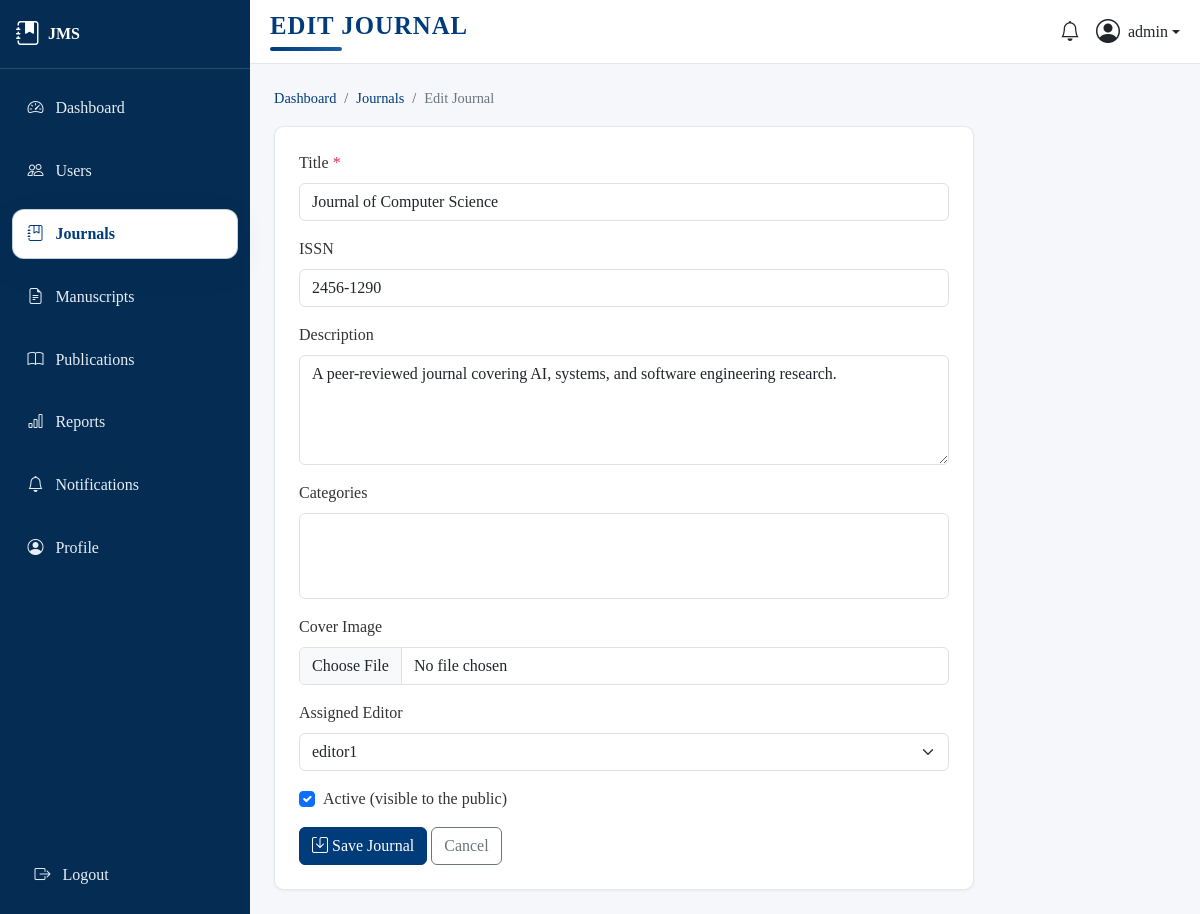
The page /journal/manage/journals/1/edit/ (signed in) on the database its author committed.
### journal/models.py (models this page shows, shortened)
class Journal(models.Model):
    title = models.CharField(max_length=255, unique=True)
    issn = models.CharField('ISSN', max_length=20, blank=True)
    description = models.TextField(blank=True)
    cover_image = models.ImageField(
        upload_to='covers/', blank=True, null=True, validators=[validate_cover_image]
    )
    editor = models.ForeignKey(
        User, on_delete=models.SET_NULL, null=True, blank=True,
        limit_choices_to={'profile__role': 'editor'},
        related_name='journals_edited',
        help_text='Assigned Editor responsible for this journal',
    )
    is_active = models.BooleanField(default=True)
    created_at = models.DateTimeField(auto_now_add=True)
    categories = models.ManyToManyField('JournalCategory', blank=True, related_name='journals')
    class Meta:
        ordering = ['title']

### journal/views.py (the view)
# urls.py: path('manage/journals/<int:pk>/edit/', views.journal_update, name='journal_update'),
@user_passes_test(is_admin, login_url='core:dashboard')
def journal_update(request, pk):
    journal = get_object_or_404(Journal, pk=pk)
    if request.method == 'POST':
        form = JournalForm(request.POST, request.FILES, instance=journal)
        if form.is_valid():
            form.save()
            messages.success(request, 'Journal updated successfully.')
            return redirect('journal:journal_manage_list')
    else:
        form = JournalForm(instance=journal)
    return render(request, 'journal/journal_form.html', {'form': form, 'title': 'Edit Journal'})

### journal/forms.py
class JournalForm(forms.ModelForm):
    class Meta:
        model = Journal
        fields = ['title', 'issn', 'description', 'cover_image', 'editor', 'is_active', 'categories']
        widgets = {
            'title': forms.TextInput(attrs={'class': 'form-control'}),
            'issn': forms.TextInput(attrs={'class': 'form-control', 'placeholder': 'e.g. 2456-1290'}),
            'description': forms.Textarea(attrs={'class': 'form-control', 'rows': 4}),
            'cover_image': forms.ClearableFileInput(attrs={'class': 'form-control'}),
            'editor': forms.Select(attrs={'class': 'form-select'}),
            'categories': forms.SelectMultiple(attrs={'class': 'form-select', 'multiple': True}),
            'is_active': forms.CheckboxInput(attrs={'class': 'form-check-input'}),
        }

### core/context_processors.py (called while the page is built)
def sidebar_context(request):
    role = None
    unread_notifications = 0
    if request.user.is_authenticated and hasattr(request.user, 'profile'):
        role = request.user.profile.role
        unread_notifications = request.user.notifications.filter(is_read=False).count()
    return {
        'current_role': role,
        'unread_notifications': unread_notifications,
    }

### journal/views.py (called while the page is built)
def _role(user):
    return getattr(getattr(user, 'profile', None), 'role', None)

def is_admin(user):
    return user.is_authenticated and _role(user) == Profile.ROLE_ADMIN

### templates/journal/journal_form.html (shortened to what this page needs)
{% extends 'base.html' %}
{% block page_title %}{{ title }}{% endblock %}
{% block breadcrumbs %}
<nav aria-label="breadcrumb">
  <ol class="breadcrumb jms-breadcrumb">
    <li class="breadcrumb-item"><a href="{% url 'core:dashboard' %}">Dashboard</a></li>
    <li class="breadcrumb-item"><a href="{% url 'journal:journal_manage_list' %}">Journals</a></li>
    <li class="breadcrumb-item active" aria-current="page">{{ title }}</li>
  </ol>
</nav>
{% endblock %}
{% block content %}
<div class="jms-card p-4" style="max-width:700px;">
  <form method="post" enctype="multipart/form-data" novalidate>
    <div class="mb-3">
      <label class="form-label">Title <span class="text-danger">*</span></label>
      {{ form.title }}
    </div>
    <div class="mb-3">
      <label class="form-label">ISSN</label>
      {{ form.issn }}
    </div>
    <div class="mb-3">
      <label class="form-label">Description</label>
      {{ form.description }}
    </div>
    <div class="mb-3">
      <label class="form-label">Categories</label>
      {{ form.categories }}
    </div>
    <div class="mb-3">
      <label class="form-label">Cover Image</label>
      {{ form.cover_image }}
    </div>
    <div class="mb-3">
      <label class="form-label">Assigned Editor</label>
      {{ form.editor }}
    </div>
    <div class="form-check mb-3">
      {{ form.is_active }}
      <label class="form-check-label">Active (visible to the public)</label>
    </div>
    <button type="submit" class="btn btn-primary"><i class="bi bi-save"></i> Save Journal</button>
    <a href="{% url 'journal:journal_manage_list' %}" class="btn btn-outline-secondary">Cancel</a>
  </form>
</div>
{% endblock %}

### templates/base.html (shortened to what this page needs)
{% load static %}
<!DOCTYPE html>
<html lang="en">
<head>
  <link href="https://cdn.jsdelivr.net/npm/bootstrap@5.3.3/dist/css/bootstrap.min.css" rel="stylesheet">
  <link rel="stylesheet" href="https://cdn.jsdelivr.net/npm/bootstrap-icons@1.11.3/font/bootstrap-icons.css">
  <link rel="stylesheet" href="{% static 'css/custom.css' %}">
</head>
<body class="d-flex flex-column min-vh-100">
{% if user.is_authenticated %}
  <div class="d-flex flex-grow-1">
    {% include 'includes/sidebar.html' %}
    <div class="flex-grow-1 d-flex flex-column" style="min-width: 0;">
      <header class="jms-topbar d-flex justify-content-between align-items-center">
        <div class="d-flex align-items-center">
          <h5 class="mb-0 fw-bold dashboard-heading">
            {% block page_title %}{{ page_title|default:"Dashboard" }}{% endblock %}
          </h5>
        </div>
        <div class="d-flex align-items-center gap-3">
          <a href="{% url 'core:notifications' %}" class="position-relative text-dark text-decoration-none" title="Notifications">
            <i class="bi bi-bell fs-5"></i>
          </a>
          <div class="dropdown">
            <a class="d-flex align-items-center text-dark text-decoration-none dropdown-toggle" href="#" role="button" data-bs-toggle="dropdown">
              {% if user.profile.photo %}
                <img src="{{ user.profile.photo.url }}" class="rounded-circle me-2" width="32" height="32" style="object-fit:cover;">
              {% else %}
                <i class="bi bi-person-circle fs-4 me-2"></i>
              {% endif %}
              <span class="d-none d-md-inline">{{ user.get_full_name|default:user.username }}</span>
            </a>
          </div>
        </div>
      </header>
      <main class="p-3 p-md-4 flex-grow-1">
{% endif %}
        {% block breadcrumbs %}{% endblock %}
        {% block content %}{% endblock %}
{% if user.is_authenticated %}
      </main>
    </div>
  </div>
{% else %}
  </main>
  {% include 'includes/footer.html' with show_logout=True %}
{% endif %}
</body>
</html>

### static/css/custom.css (style rules this page uses)
:root { --jms-primary: #003B7A; --jms-primary-light: #1a5fa3; --jms-sidebar-bg: #052c52; --jms-sidebar-hover: #0a4e8f; --jms-bg: #f5f7fa; --jms-card-bg: #ffffff; --jms-text: #333333; --jms-border-radius: 0.6rem; }
body { background-color: var(--jms-bg); color: var(--jms-text); font-family: Georgia, 'Times New Roman', Times, serif; min-height: 100vh; display: flex; flex-direction: column; }
body > .d-flex, body > .container, body > main { width: 100%; }
.jms-topbar { background-color: #ffffff; border-bottom: 1px solid #e3e8ee; padding: 0.75rem 1.25rem; }
.dashboard-heading { font-size: 1.55rem; letter-spacing: 0.04em; text-transform: uppercase; color: var(--jms-primary); line-height: 1.1; }
.dashboard-heading::after { content: ""; display: block; width: 72px; height: 4px; margin-top: 0.5rem; border-radius: 999px; background: linear-gradient(90deg, var(--jms-primary), var(--jms-primary-light)); }
.jms-card { background-color: var(--jms-card-bg); border-radius: var(--jms-border-radius); border: 1px solid #e3e8ee; box-shadow: 0 1px 3px rgba(0,0,0,0.05); }
.btn-primary { background-color: var(--jms-primary); border-color: var(--jms-primary); }
.jms-breadcrumb { --bs-breadcrumb-divider: '/'; margin-bottom: 1rem; font-size: 0.9rem; }
.jms-breadcrumb .breadcrumb-item a { color: var(--jms-primary); text-decoration: none; }
.jms-breadcrumb .breadcrumb-item.active { color: #6c757d; }

### rows shown on the page
Journal: title "Journal of Computer Science", issn "2456-1290", description "A peer-reviewed journal covering AI, systems, and software engineering research.", editor "editor1", is_active "☑"

### other values the page prints
{{ title }} "EDIT JOURNAL"
{{ user.get_full_name|default:user.username }} "admin"
{{ title }} "Edit Journal"
